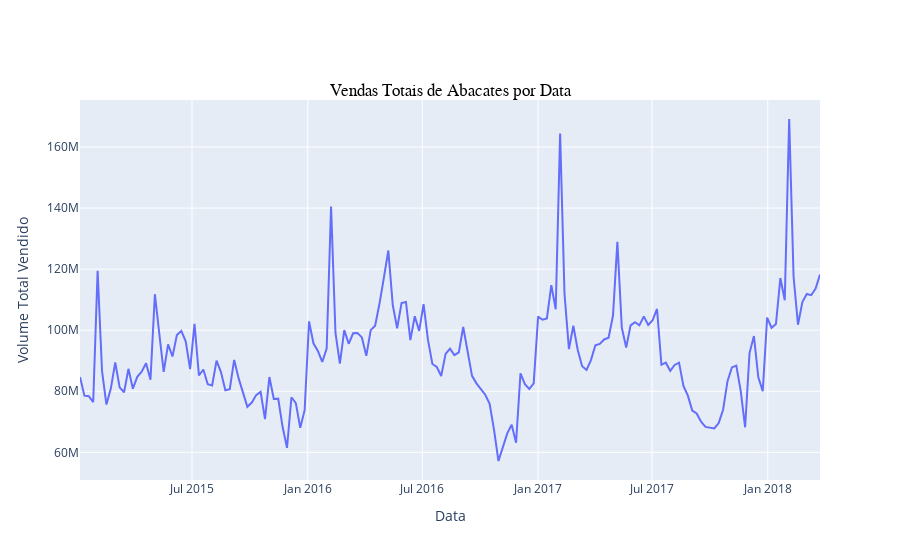

Notebook cell for this chart:
### Markdown cell above
Verificaremos então como se comportam os volumes totais das vendas nestas mesmas datas:

### Code cell
fig=px.line(x=full_df.groupby(['Date'])['Total_Volume'].sum().index, y=full_df.groupby(['Date'])['Total_Volume'].sum(), title='Vendas Totais de Abacates por Data')
fig.update_layout(xaxis_title='Data',
    yaxis_title="Volume Total Vendido",
    title={
        'y':0.85,
        'x':0.5,
        'font_family': 'Times New Roman',
        'font_color': 'black'
    })

### Figure 1 — Plotly figure (JSON) as saved in the notebook; plotly's stock layout.template omitted (floating-point values rounded to 4 significant figures; data arrays with more than 128 entries replaced by an {"elided": "..."} marker saying what was removed)
{"data": [{"hovertemplate": "x=%{x}<br>y=%{y}<extra></extra>", "legendgroup": "", "line": {"color": "#636efa", "dash": "solid"}, "marker": {"symbol": "circle"}, "mode": "lines", "name": "", "orientation": "v", "showlegend": false, "type": "scatter", "x": {"elided": "169 str values"}, "xaxis": "x", "y": {"elided": "169 float values"}, "yaxis": "y"}], "layout": {"legend": {"tracegroupgap": 0}, "title": {"font": {"color": "black", "family": "Times New Roman"}, "text": "Vendas Totais de Abacates por Data", "x": 0.5, "y": 0.85}, "xaxis": {"anchor": "y", "domain": [0, 1], "title": {"text": "Data"}}, "yaxis": {"anchor": "x", "domain": [0, 1], "title": {"text": "Volume Total Vendido"}}}}
